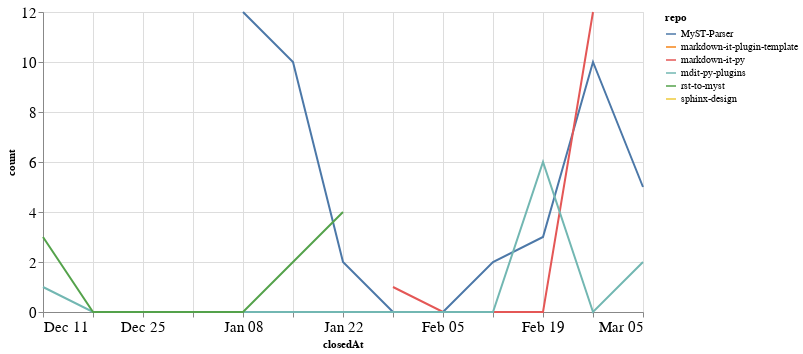

The code cell stored with this chart in its notebook:
### Code cell
closed_by_time = closed_by.groupby('repo').resample('W', on='closedAt').count()['author'].reset_index()
closed_by_time = closed_by_time.rename(columns={'author': 'count'})

alt.Chart(closed_by_time, width=600).mark_line().encode(
    x='closedAt',
    y='count',
    color='repo',
    tooltip="repo"
)

### Figure 1 — Vega-Lite specification as saved in the notebook (floating-point values rounded to 4 significant figures)
{"config": {"axisLeft": {"labelFontSize": 15}, "axisBottom": {"labelFontSize": 15}}, "data": {"name": "data-c91e16bfe087be6f46546bb724d8c431"}, "mark": "line", "encoding": {"color": {"field": "repo", "type": "nominal"}, "tooltip": {"field": "repo", "type": "nominal"}, "x": {"field": "closedAt", "type": "temporal"}, "y": {"field": "count", "type": "quantitative"}}, "width": 600, "$schema": "https://vega.github.io/schema/vega-lite/v4.17.0.json", "datasets": {"data-c91e16bfe087be6f46546bb724d8c431": [{"repo": "MyST-Parser", "closedAt": "2023-01-08T00:00:00", "count": 12}, {"repo": "MyST-Parser", "closedAt": "2023-01-15T00:00:00", "count": 10}, {"repo": "MyST-Parser", "closedAt": "2023-01-22T00:00:00", "count": 2}, {"repo": "MyST-Parser", "closedAt": "2023-01-29T00:00:00", "count": 0}, {"repo": "MyST-Parser", "closedAt": "2023-02-05T00:00:00", "count": 0}, {"repo": "MyST-Parser", "closedAt": "2023-02-12T00:00:00", "count": 2}, {"repo": "MyST-Parser", "closedAt": "2023-02-19T00:00:00", "count": 3}, {"repo": "MyST-Parser", "closedAt": "2023-02-26T00:00:00", "count": 10}, {"repo": "MyST-Parser", "closedAt": "2023-03-05T00:00:00", "count": 5}, {"repo": "markdown-it-plugin-template", "closedAt": "2023-01-15T00:00:00", "count": 1}, {"repo": "markdown-it-py", "closedAt": "2023-01-29T00:00:00", "count": 1}, {"repo": "markdown-it-py", "closedAt": "2023-02-05T00:00:00", "count": 0}, {"repo": "markdown-it-py", "closedAt": "2023-02-12T00:00:00", "count": 0}, {"repo": "markdown-it-py", "closedAt": "2023-02-19T00:00:00", "count": 0}, {"repo": "markdown-it-py", "closedAt": "2023-02-26T00:00:00", "count": 12}, {"repo": "mdit-py-plugins", "closedAt": "2022-12-11T00:00:00", "count": 1}, {"repo": "mdit-py-plugins", "closedAt": "2022-12-18T00:00:00", "count": 0}, {"repo": "mdit-py-plugins", "closedAt": "2022-12-25T00:00:00", "count": 0}, {"repo": "mdit-py-plugins", "closedAt": "2023-01-01T00:00:00", "count": 0}, {"repo": "mdit-py-plugins", "closedAt": "2023-01-08T00:00:00", "count": 0}, {"repo": "mdit-py-plugins", "closedAt": "2023-01-15T00:00:00", "count": 0}, {"repo": "mdit-py-plugins", "closedAt": "2023-01-22T00:00:00", "count": 0}, {"repo": "mdit-py-plugins", "closedAt": "2023-01-29T00:00:00", "count": 0}, {"repo": "mdit-py-plugins", "closedAt": "2023-02-05T00:00:00", "count": 0}, {"repo": "mdit-py-plugins", "closedAt": "2023-02-12T00:00:00", "count": 0}, {"repo": "mdit-py-plugins", "closedAt": "2023-02-19T00:00:00", "count": 6}, {"repo": "mdit-py-plugins", "closedAt": "2023-02-26T00:00:00", "count": 0}, {"repo": "mdit-py-plugins", "closedAt": "2023-03-05T00:00:00", "count": 2}, {"repo": "rst-to-myst", "closedAt": "2022-12-11T00:00:00", "count": 3}, {"repo": "rst-to-myst", "closedAt": "2022-12-18T00:00:00", "count": 0}, {"repo": "rst-to-myst", "closedAt": "2022-12-25T00:00:00", "count": 0}, {"repo": "rst-to-myst", "closedAt": "2023-01-01T00:00:00", "count": 0}, {"repo": "rst-to-myst", "closedAt": "2023-01-08T00:00:00", "count": 0}, {"repo": "rst-to-myst", "closedAt": "2023-01-15T00:00:00", "count": 2}, {"repo": "rst-to-myst", "closedAt": "2023-01-22T00:00:00", "count": 4}, {"repo": "sphinx-design", "closedAt": "2022-12-11T00:00:00", "count": 1}]}}
